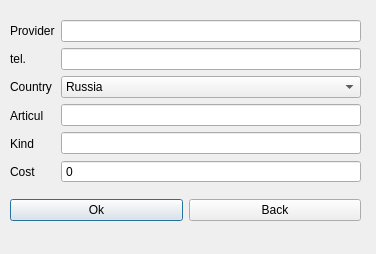
<?xml version="1.0" encoding="UTF-8"?>
<ui version="4.0">
 <class>Dialog1</class>
 <widget class="QDialog" name="Dialog1">
  <property name="geometry">
   <rect>
    <x>0</x>
    <y>0</y>
    <width>376</width>
    <height>254</height>
   </rect>
  </property>
  <property name="windowTitle">
   <string>Dialog</string>
  </property>
  <widget class="QWidget" name="layoutWidget">
   <property name="geometry">
    <rect>
     <x>10</x>
     <y>10</y>
     <width>351</width>
     <height>221</height>
    </rect>
   </property>
   <layout class="QVBoxLayout" name="verticalLayout_3">
    <item>
     <layout class="QHBoxLayout" name="horizontalLayout_2">
      <item>
       <layout class="QVBoxLayout" name="verticalLayout_2">
        <item>
         <widget class="QLabel" name="postlabel">
          <property name="text">
           <string>Provider</string>
          </property>
         </widget>
        </item>
        <item>
         <widget class="QLabel" name="tellabel">
          <property name="text">
           <string>tel.</string>
          </property>
         </widget>
        </item>
        <item>
         <widget class="QLabel" name="countrylabel">
          <property name="text">
           <string>Country</string>
          </property>
         </widget>
        </item>
        <item>
         <widget class="QLabel" name="articullabel">
          <property name="text">
           <string>Articul</string>
          </property>
         </widget>
        </item>
        <item>
         <widget class="QLabel" name="vidlabel">
          <property name="text">
           <string>Kind</string>
          </property>
         </widget>
        </item>
        <item>
         <widget class="QLabel" name="costlabel">
          <property name="text">
           <string>Cost</string>
          </property>
         </widget>
        </item>
       </layout>
      </item>
      <item>
       <layout class="QVBoxLayout" name="verticalLayout">
        <item>
         <widget class="QLineEdit" name="Post"/>
        </item>
        <item>
         <widget class="QLineEdit" name="Tel"/>
        </item>
        <item>
         <widget class="QComboBox" name="coutry">
          <item>
           <property name="text">
            <string>Russia</string>
           </property>
          </item>
          <item>
           <property name="text">
            <string>USA</string>
           </property>
          </item>
          <item>
           <property name="text">
            <string>China</string>
           </property>
          </item>
          <item>
           <property name="text">
            <string>Japon</string>
           </property>
          </item>
         </widget>
        </item>
        <item>
         <widget class="QLineEdit" name="Articul"/>
        </item>
        <item>
         <widget class="QLineEdit" name="Vid"/>
        </item>
        <item>
         <widget class="QSpinBox" name="cost">
          <property name="buttonSymbols">
           <enum>QAbstractSpinBox::NoButtons</enum>
          </property>
          <property name="maximum">
           <number>999999999</number>
          </property>
         </widget>
        </item>
       </layout>
      </item>
     </layout>
    </item>
    <item>
     <layout class="QHBoxLayout" name="horizontalLayout">
      <item>
       <widget class="QPushButton" name="pushButton">
        <property name="text">
         <string>Ok</string>
        </property>
       </widget>
      </item>
      <item>
       <widget class="QPushButton" name="pushButton_2">
        <property name="text">
         <string>Back</string>
        </property>
       </widget>
      </item>
     </layout>
    </item>
   </layout>
  </widget>
 </widget>
 <resources/>
 <connections/>
</ui>
